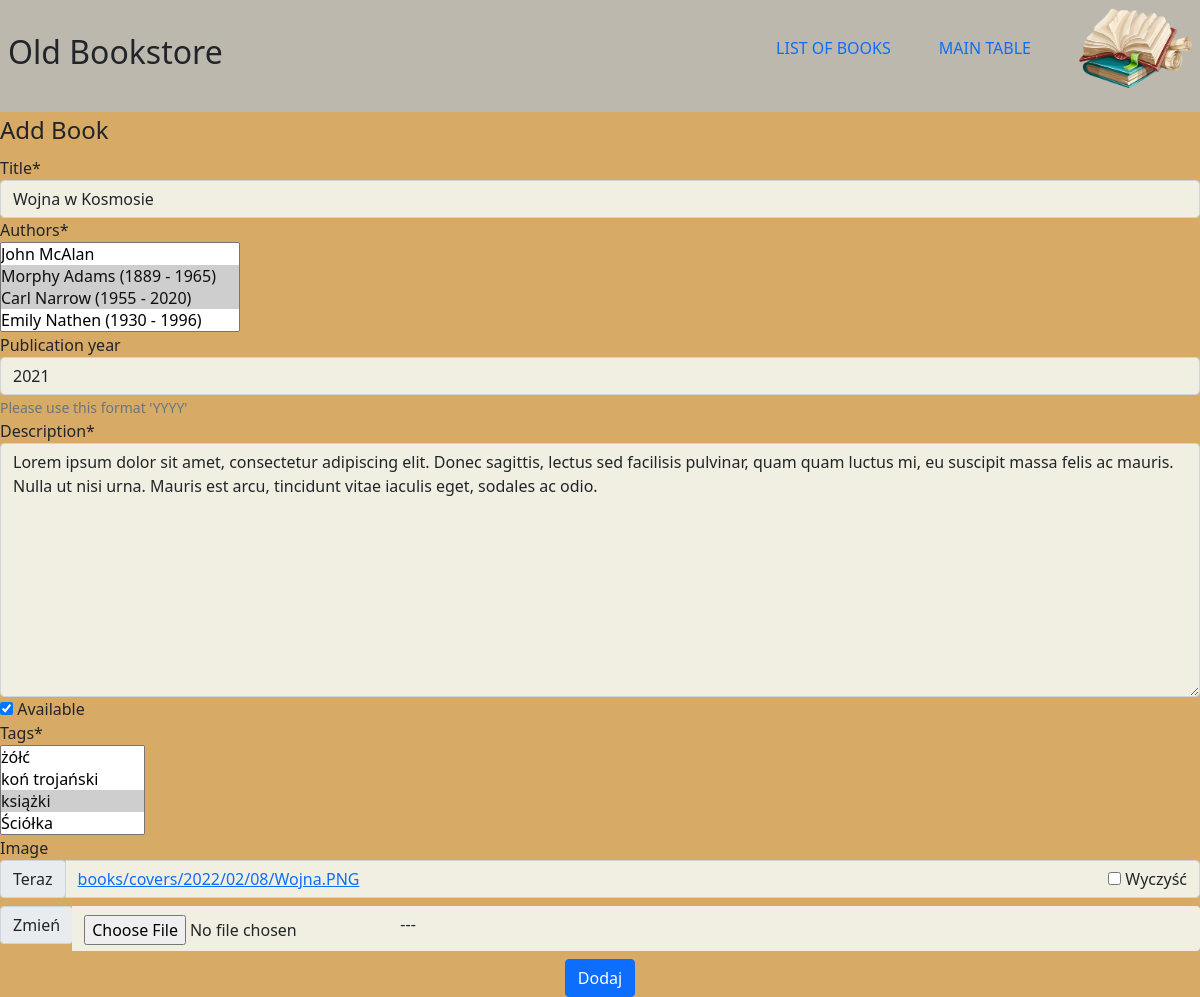
/books/1/edit, run on the app's committed database.
### books/models.py (models this page shows, shortened)
class Book(Timestamp):
  title = models.CharField(max_length=255)
  description = models.TextField(max_length=1500)
  available = models.BooleanField(default=True)
  publication_year = models.SmallIntegerField(help_text="Please use this format 'YYYY'", blank=True, null=True)
  authors = models.ManyToManyField(Author, related_name="books")
  tags = models.ManyToManyField("tags.Tag", blank=True, related_name="books")
  image = ImageField(upload_to='books/covers/%Y/%m/%d', blank=True, null=True)

### books/views.py (the view)
# urls.py: path('<int:book_id>/edit', edit_book_form, name='edit'),
def edit_book_form(request, book_id):
  book = get_object_or_404(Book, id=book_id)
  if request.method == 'POST' and request.user.is_authenticated:
    form = BookForm(request.POST, request.FILES, instance=book)
    if form.is_valid():
      form.save()
      return HttpResponseRedirect(reverse('books:details', args=[book_id]))
  else:
    form = BookForm(instance=book)
  return render(request, 'books/add_book.html', {'form': form})

### books/forms.py
class BookForm(forms.ModelForm):
  tags = forms.ModelMultipleChoiceField(
        queryset=Tag.objects.all(),
        widget=autocomplete.ModelSelect2Multiple(url='tags:tag-autocomplete'),
  )
  class Meta:
    model = Book
    fields = ('title',
              'description',
              'available',
              'publication_year',
              'authors',
              'tags',
              'image')
  def __init__(self, *args, **kwargs):
    super().__init__(*args, **kwargs)
    self.helper = FormHelper()
    self.helper.form_method = 'post'
    self.helper.form_action = ''
    self.helper.layout = Layout(
      Fieldset(
        'Add Book',
        'title',
        'authors',
        'publication_year',
        'description',
        'available',
        'tags',
        'image'
      ),
      ButtonHolder(
        Submit('submit', 'Dodaj', css_class='btn btn-primary'),
        css_class='d-flex justify-content-center'
      )
    )

### books/models.py (called while the page is built)
  def __str__(self):
    if self.birth_year and self.death_year:
      return f"{self.name} ({self.birth_year} - {self.death_year})"
    return f"{self.name}"

### tags/models.py (called while the page is built)
  def __str__(self):
    return f'{self.name}'

### books/templates/books/add_book.html (shortened to what this page needs)
{% extends "books/layout.html" %}
{% load crispy_forms_tags %}
{% load static %}
{% block body %}
  {% crispy form %}
{% endblock %}

### books/static/books/css/style.css (style rules this page uses)
*, *::before, *::after { margin: 0; padding: 0; box-sizing: border-box; }
body { background-color: #d7aa65; }

### books/templates/books/add_book.html (style rules this page uses)
.form-control { background-color: rgb(240, 239, 226); }

### data on the page
Book: title "Wojna w Kosmosie", publication_year "2021", description "Lorem ipsum dolor sit amet, consectetur adipiscing elit. Donec sagittis, lectus sed facilisis pulvinar, quam quam luctus mi, eu suscipit massa felis ac mauris. Nulla ut nisi urna. Mauris est arcu, tincidunt vitae iaculis eget, sodales ac odio.", available "☑"
